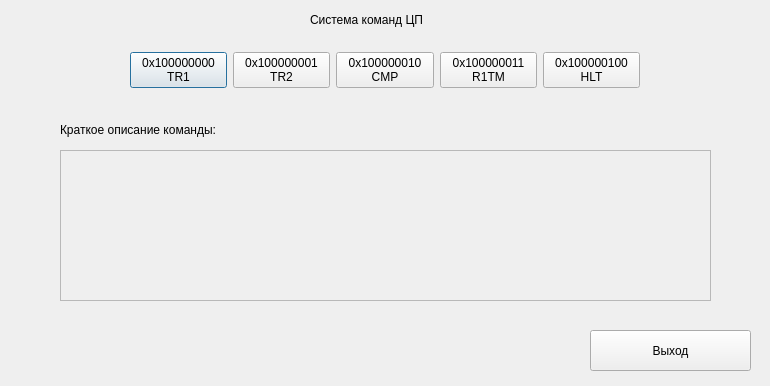
<?xml version="1.0" encoding="UTF-8"?>
<ui version="4.0">
 <class>Dialog</class>
 <widget class="QDialog" name="Dialog">
  <property name="geometry">
   <rect>
    <x>0</x>
    <y>0</y>
    <width>770</width>
    <height>386</height>
   </rect>
  </property>
  <property name="windowTitle">
   <string>Dialog</string>
  </property>
  <widget class="QWidget" name="horizontalLayoutWidget">
   <property name="geometry">
    <rect>
     <x>130</x>
     <y>40</y>
     <width>510</width>
     <height>61</height>
    </rect>
   </property>
   <layout class="QHBoxLayout" name="horizontalLayout">
    <property name="sizeConstraint">
     <enum>QLayout::SetDefaultConstraint</enum>
    </property>
    <item>
     <widget class="QPushButton" name="pushButton">
      <property name="autoFillBackground">
       <bool>false</bool>
      </property>
      <property name="text">
       <string>0x100000000
TR1</string>
      </property>
     </widget>
    </item>
    <item>
     <widget class="QPushButton" name="pushButton_2">
      <property name="text">
       <string>0x100000001
TR2</string>
      </property>
     </widget>
    </item>
    <item>
     <widget class="QPushButton" name="pushButton_3">
      <property name="text">
       <string>0x100000010
CMP</string>
      </property>
     </widget>
    </item>
    <item>
     <widget class="QPushButton" name="pushButton_4">
      <property name="text">
       <string>0x100000011
R1TM</string>
      </property>
     </widget>
    </item>
    <item>
     <widget class="QPushButton" name="pushButton_5">
      <property name="text">
       <string>0x100000100
HLT</string>
      </property>
     </widget>
    </item>
   </layout>
  </widget>
  <widget class="QLabel" name="label">
   <property name="geometry">
    <rect>
     <x>310</x>
     <y>10</y>
     <width>151</width>
     <height>20</height>
    </rect>
   </property>
   <property name="text">
    <string>Система команд ЦП</string>
   </property>
  </widget>
  <widget class="QScrollArea" name="scrollArea">
   <property name="geometry">
    <rect>
     <x>60</x>
     <y>150</y>
     <width>651</width>
     <height>151</height>
    </rect>
   </property>
   <property name="widgetResizable">
    <bool>true</bool>
   </property>
   <widget class="QWidget" name="scrollAreaWidgetContents">
    <property name="geometry">
     <rect>
      <x>0</x>
      <y>0</y>
      <width>649</width>
      <height>149</height>
     </rect>
    </property>
   </widget>
  </widget>
  <widget class="QLabel" name="label_2">
   <property name="geometry">
    <rect>
     <x>60</x>
     <y>120</y>
     <width>211</width>
     <height>20</height>
    </rect>
   </property>
   <property name="text">
    <string>Краткое описание команды:</string>
   </property>
  </widget>
  <widget class="QPushButton" name="pushButton_6">
   <property name="geometry">
    <rect>
     <x>590</x>
     <y>330</y>
     <width>161</width>
     <height>41</height>
    </rect>
   </property>
   <property name="text">
    <string>Выход</string>
   </property>
  </widget>
 </widget>
 <resources/>
 <connections/>
</ui>
